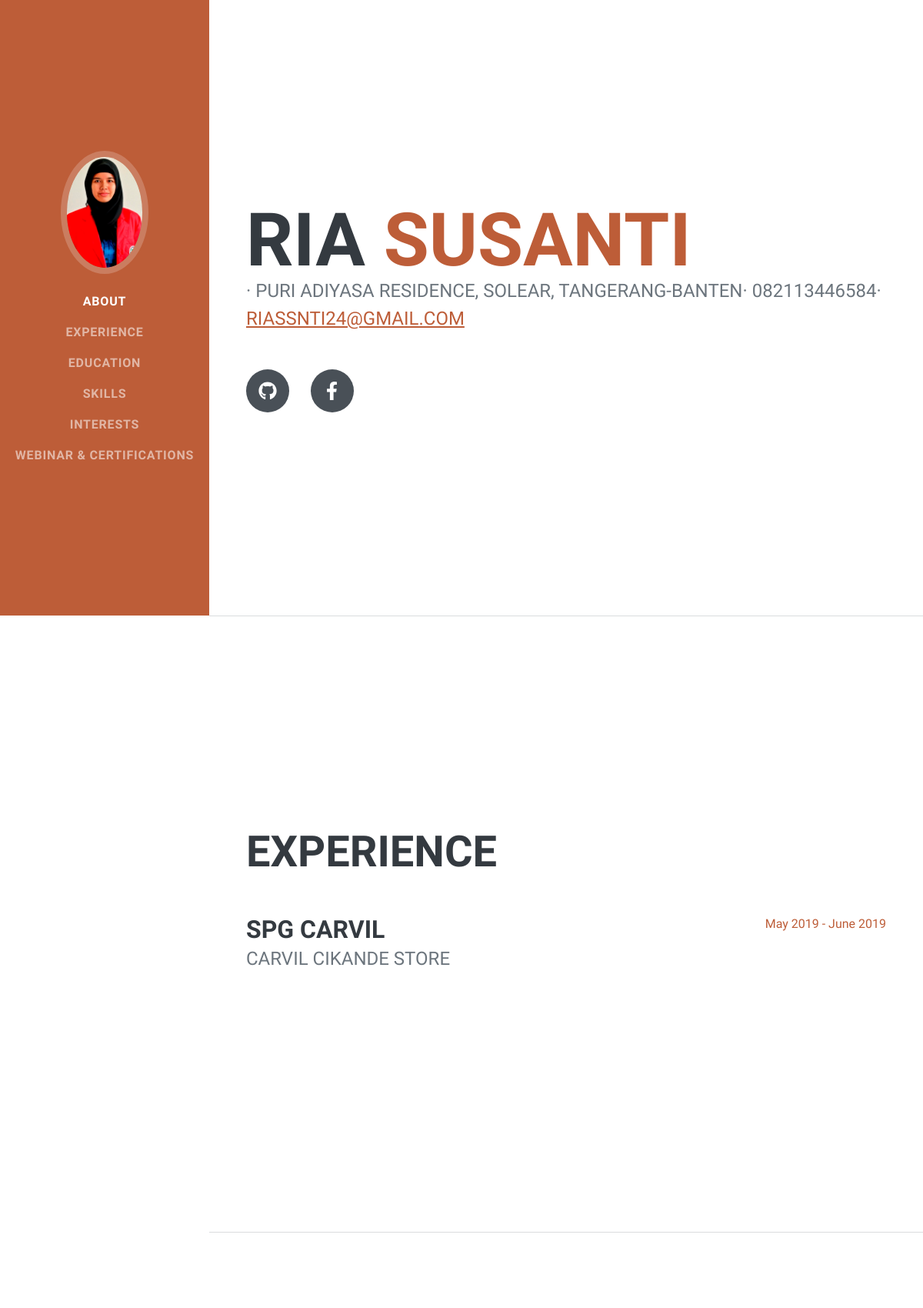
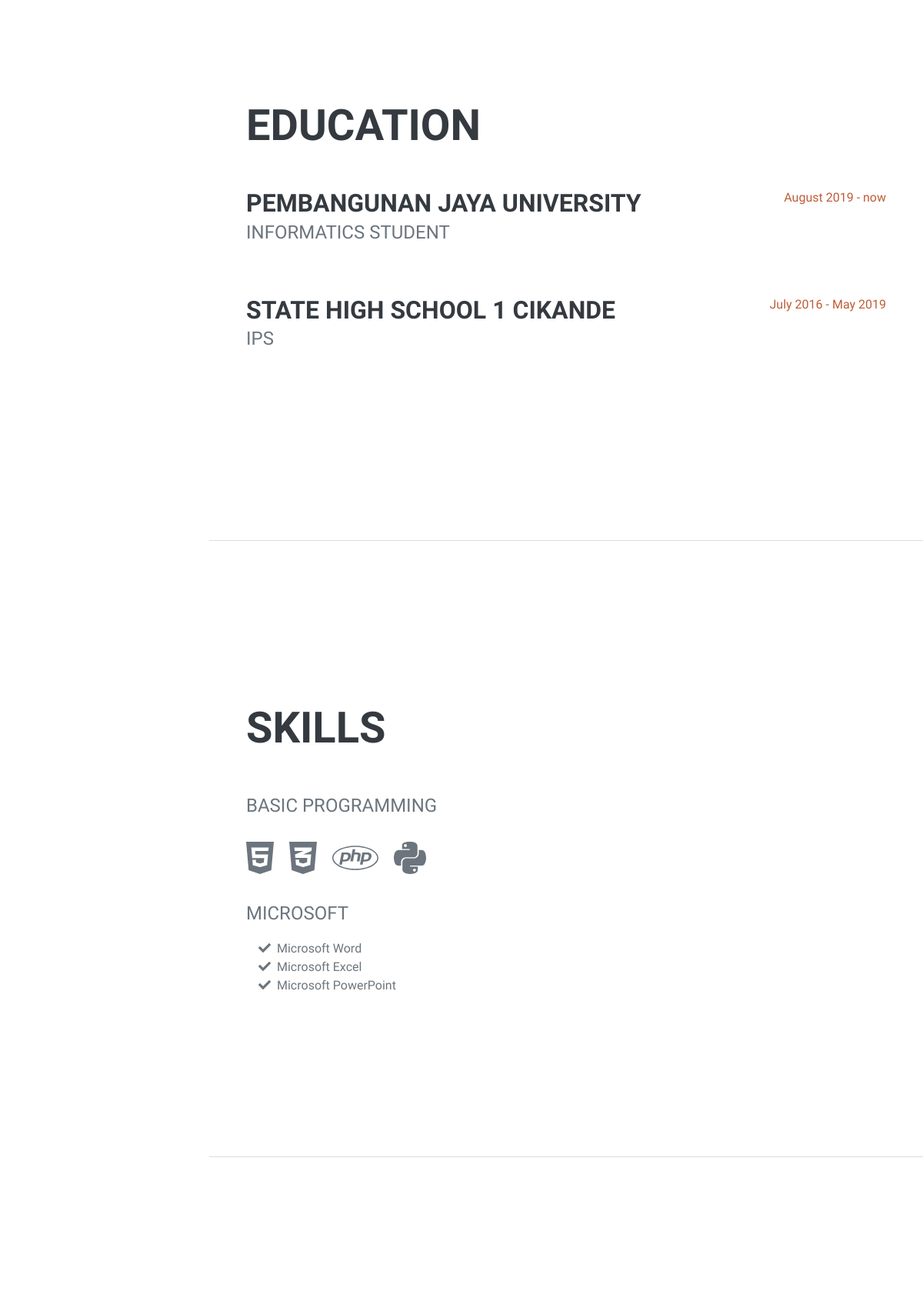
The page / (upper part) on the database its author committed (2 pictures, top to bottom).
### tables this page shows
CREATE TABLE IF NOT EXISTS `about` (
  `nama_lengkap` varchar(30) DEFAULT NULL,
  `nama_depan` varchar(30) DEFAULT NULL,
  `nama_belakang` varchar(30) DEFAULT NULL,
  `nomor_hp` varchar(12) DEFAULT NULL,
  `email` varchar(25) DEFAULT NULL,
  `alamat` varchar(100) DEFAULT NULL,
  `deskripsi_diri` varchar(250) DEFAULT NULL,
  `facebook` varchar(250) DEFAULT NULL,
  `github` varchar(250) DEFAULT NULL
);

CREATE TABLE IF NOT EXISTS `experiences` (
  `divisi_pekerjaan` varchar(100) DEFAULT NULL,
  `nama_perusahaan` varchar(100) DEFAULT NULL,
  `deskripsi_pekerjaan` varchar(100) DEFAULT NULL,
  `waktu_menjabat` varchar(100) DEFAULT NULL
);

CREATE TABLE IF NOT EXISTS `education` (
  `nama_universitas` varchar(50) DEFAULT NULL,
  `jurusan_kuliah` varchar(50) DEFAULT NULL,
  `waktu_kuliah` varchar(50) DEFAULT NULL,
  `nama_sma` varchar(50) DEFAULT NULL,
  `jurusan_sma` varchar(50) DEFAULT NULL,
  `waktu_sma` varchar(50) DEFAULT NULL
);

CREATE TABLE IF NOT EXISTS `skills` (
  `skills_1` varchar(1000) DEFAULT NULL,
  `skills_2` varchar(1000) DEFAULT NULL
);

### index.php (the view, shortened to what this page needs)
<?php
include "koneksi.php";
?>
<!DOCTYPE html>
<html lang="en">
    <head>
        <link href="css/styles.css" rel="stylesheet" />
    </head>
    <body id="page-top">
<?php
    $strSQL = "SELECT * FROM about";
    $execStrSQL = mysqli_query($conn, $strSQL);
    if (mysqli_num_rows($execStrSQL) > 0){
        while ($row = mysqli_fetch_assoc($execStrSQL)){
?>
        <nav class="navbar navbar-expand-lg navbar-dark bg-primary fixed-top" id="sideNav">
            <a class="navbar-brand js-scroll-trigger" href="#page-top">
                <span class="d-none d-lg-block"><img class="img-fluid img-profile rounded-circle mx-auto mb-2" src="assets/img/profile.jpg" alt="..." /></span>
            </a>
            <div class="collapse navbar-collapse" id="navbarResponsive">
                <ul class="navbar-nav">
                    <li class="nav-item"><a class="nav-link js-scroll-trigger" href="#about">About</a></li>
                    <li class="nav-item"><a class="nav-link js-scroll-trigger" href="#experience">Experience</a></li>
                    <li class="nav-item"><a class="nav-link js-scroll-trigger" href="#education">Education</a></li>
                    <li class="nav-item"><a class="nav-link js-scroll-trigger" href="#skills">Skills</a></li>
                    <li class="nav-item"><a class="nav-link js-scroll-trigger" href="#interests">Interests</a></li>
                    <li class="nav-item"><a class="nav-link js-scroll-trigger" href="#awards">Webinar & Certifications</a></li>
                </ul>
            </div>
        </nav>
        <div class="container-fluid p-0">
            <section class="resume-section" id="about">
                <div class="resume-section-content">
                    <h1 class="mb-0">
                        <?=$row["nama_depan"]?>
                        <span class="text-primary"><?=$row["nama_belakang"]?></span>
                    </h1>
                    <div class="subheading mb-5">
                        · <?=$row["alamat"]?>· <?=$row["nomor_hp"]?>·
                        <a href="mailto:name@email.com"><?=$row["email"]?></a>
                    </div>
                    <div class="social-icons">
                        <a class="social-icon" href="<?=$row["github"]?>"><i class="fab fa-github"></i></a>
                        <a class="social-icon" href="<?=$row["facebook"]?>"><i class="fab fa-facebook-f"></i></a>
                    </div>
<?php
        }
    }
?>
                </div>
            </section>
            <hr class="m-0" />
<?php
    $strSQL = "SELECT * FROM experiences";
    $execStrSQL = mysqli_query($conn, $strSQL);
    if (mysqli_num_rows($execStrSQL) > 0){
        while ($row = mysqli_fetch_assoc($execStrSQL)){
?>
            <section class="resume-section" id="experience">
                <div class="resume-section-content">
                    <h2 class="mb-5">Experience</h2>
                    <div class="d-flex flex-column flex-md-row justify-content-between mb-5">
                        <div class="flex-grow-1">
                            <h3 class="mb-0"><?=$row["divisi_pekerjaan"]?></h3>
                            <div class="subheading mb-3"><?=$row["nama_perusahaan"]?></div>
                        </div>
                        <div class="flex-shrink-0"><span class="text-primary"><?=$row["waktu_menjabat"]?></span></div>
                    </div>
<?php
        }
    }
?>
                </div>
            </section>
            <hr class="m-0" />
<?php
    $strSQL = "SELECT * FROM education";
    $execStrSQL = mysqli_query($conn, $strSQL);
    if (mysqli_num_rows($execStrSQL) > 0){
        while ($row = mysqli_fetch_assoc($execStrSQL)){
?>
            <section class="resume-section" id="education">
                <div class="resume-section-content">
                    <h2 class="mb-5">Education</h2>
                    <div class="d-flex flex-column flex-md-row justify-content-between mb-5">
                        <div class="flex-grow-1">
                            <h3 class="mb-0"><?=$row["nama_universitas"]?></h3>
                            <div class="subheading mb-3"><?=$row["jurusan_kuliah"]?></div>
                        </div>
                        <div class="flex-shrink-0"><span class="text-primary"><?=$row["waktu_kuliah"]?></span></div>
                    </div>
                    <div class="d-flex flex-column flex-md-row justify-content-between">
                        <div class="flex-grow-1">
                            <h3 class="mb-0"><?=$row["nama_sma"]?></h3>
                            <div class="subheading mb-3"><?=$row["jurusan_sma"]?></div>
                        </div>
                        <div class="flex-shrink-0"><span class="text-primary"><?=$row["waktu_sma"]?></span></div>
                    </div>
<?php
        }
    }
?>
                </div>
            </section>
            <hr class="m-0" />
<?php
    $strSQL = "SELECT * FROM skills";
     $execStrSQL = mysqli_query($conn, $strSQL);
    if (mysqli_num_rows($execStrSQL) > 0){
        while ($row = mysqli_fetch_assoc($execStrSQL)){
?>
            <section class="resume-section" id="skills">
                <div class="resume-section-content">
                    <h2 class="mb-5">Skills</h2>
                    <div class="subheading mb-3"><?=$row["skills_1"]?></div>
                    <ul class="list-inline dev-icons">
                        <li class="list-inline-item"><i class="fab fa-html5"></i></li>
                        <li class="list-inline-item"><i class="fab fa-css3-alt"></i></li>
                        <li class="list-inline-item"><i class="fab fa-php"></i></li>
                        <li class="list-inline-item"><i class="fab fa-python"></i></li>
                    </ul>
                    <div class="subheading mb-3"><?=$row["skills_2"]?></div>
                    <ul class="fa-ul mb-0">
                        <li>
                            <span class="fa-li"><i class="fas fa-check"></i></span>
                            Microsoft Word
                        </li>
                        <li>
                            <span class="fa-li"><i class="fas fa-check"></i></span>
                            Microsoft Excel
                        </li>
                        <li>
                            <span class="fa-li"><i class="fas fa-check"></i></span>
                            Microsoft PowerPoint
                        </li>
                    </ul>
<?php
        }
    }
?>
                </div>
            </section>
            <hr class="m-0" />
<?php
    $strSQL = "SELECT * FROM interests";
    $execStrSQL = mysqli_query($conn, $strSQL);
    if (mysqli_num_rows($execStrSQL) > 0){
        while ($row = mysqli_fetch_assoc($execStrSQL)){
?>
            <section class="resume-section" id="interests">
<?php
        }
    }
?>
            </section>
        </div>
    </body>
</html>

### rows shown on the page
about: nama_depan "RIA", nama_belakang "SUSANTI", alamat "PURI ADIYASA RESIDENCE, SOLEAR, TANGERANG-BANTEN", nomor_hp "082113446584", email "RIASSNTI24@GMAIL.COM"
experiences: divisi_pekerjaan "SPG CARVIL", nama_perusahaan "CARVIL CIKANDE STORE", waktu_menjabat "May 2019 - June 2019"
education: nama_universitas "PEMBANGUNAN JAYA UNIVERSITY", jurusan_kuliah "INFORMATICS STUDENT", waktu_kuliah "August 2019 - now", nama_sma "STATE HIGH SCHOOL 1 CIKANDE", jurusan_sma "IPS", waktu_sma "July 2016 - May 2019"
skills: skills_1 "BASIC PROGRAMMING", skills_2 "MICROSOFT"
